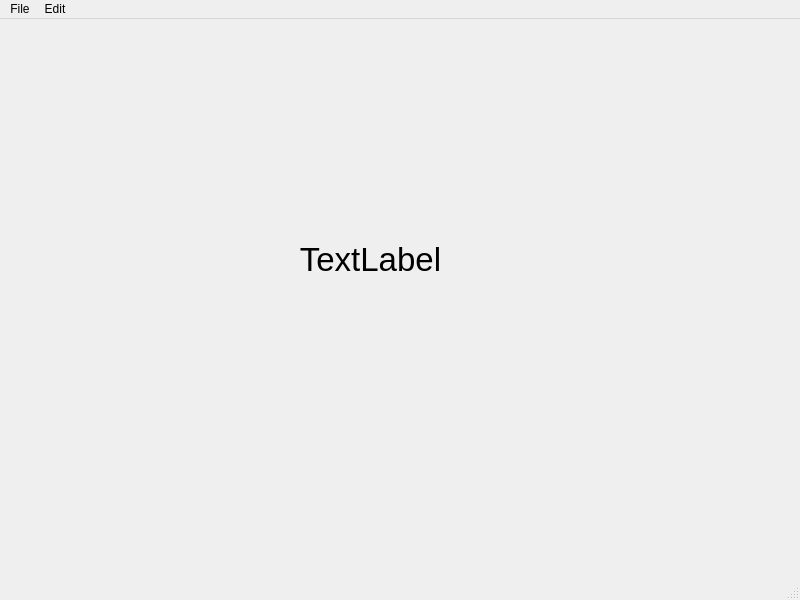
<?xml version="1.0" encoding="UTF-8"?>
<ui version="4.0">
 <class>MainWindow</class>
 <widget class="QMainWindow" name="MainWindow">
  <property name="geometry">
   <rect>
    <x>0</x>
    <y>0</y>
    <width>800</width>
    <height>600</height>
   </rect>
  </property>
  <property name="windowTitle">
   <string>MainWindow</string>
  </property>
  <widget class="QWidget" name="centralwidget">
   <widget class="QLabel" name="label">
    <property name="geometry">
     <rect>
      <x>230</x>
      <y>150</y>
      <width>281</width>
      <height>181</height>
     </rect>
    </property>
    <property name="font">
     <font>
      <pointsize>25</pointsize>
     </font>
    </property>
    <property name="text">
     <string>TextLabel</string>
    </property>
    <property name="alignment">
     <set>Qt::AlignCenter</set>
    </property>
   </widget>
  </widget>
  <widget class="QMenuBar" name="menubar">
   <property name="geometry">
    <rect>
     <x>0</x>
     <y>0</y>
     <width>800</width>
     <height>21</height>
    </rect>
   </property>
   <widget class="QMenu" name="menuFile">
    <property name="title">
     <string>File</string>
    </property>
    <addaction name="actionNew"/>
    <addaction name="actionSave"/>
   </widget>
   <widget class="QMenu" name="menuEdit">
    <property name="title">
     <string>Edit</string>
    </property>
    <addaction name="actionCopy"/>
    <addaction name="actionPaste"/>
   </widget>
   <addaction name="menuFile"/>
   <addaction name="menuEdit"/>
  </widget>
  <widget class="QStatusBar" name="statusbar"/>
  <action name="actionNew">
   <property name="text">
    <string>New</string>
   </property>
   <property name="statusTip">
    <string>Create a new file</string>
   </property>
   <property name="shortcut">
    <string>Ctrl+N</string>
   </property>
  </action>
  <action name="actionSave">
   <property name="text">
    <string>Save</string>
   </property>
   <property name="statusTip">
    <string>Save a file</string>
   </property>
   <property name="shortcut">
    <string>Ctrl+S</string>
   </property>
  </action>
  <action name="actionCopy">
   <property name="text">
    <string>Copy</string>
   </property>
   <property name="statusTip">
    <string>Copy a file</string>
   </property>
   <property name="shortcut">
    <string>Ctrl+C</string>
   </property>
  </action>
  <action name="actionPaste">
   <property name="text">
    <string>Paste</string>
   </property>
   <property name="statusTip">
    <string>Paste a file</string>
   </property>
   <property name="shortcut">
    <string>Ctrl+V</string>
   </property>
  </action>
 </widget>
 <resources/>
 <connections/>
</ui>
